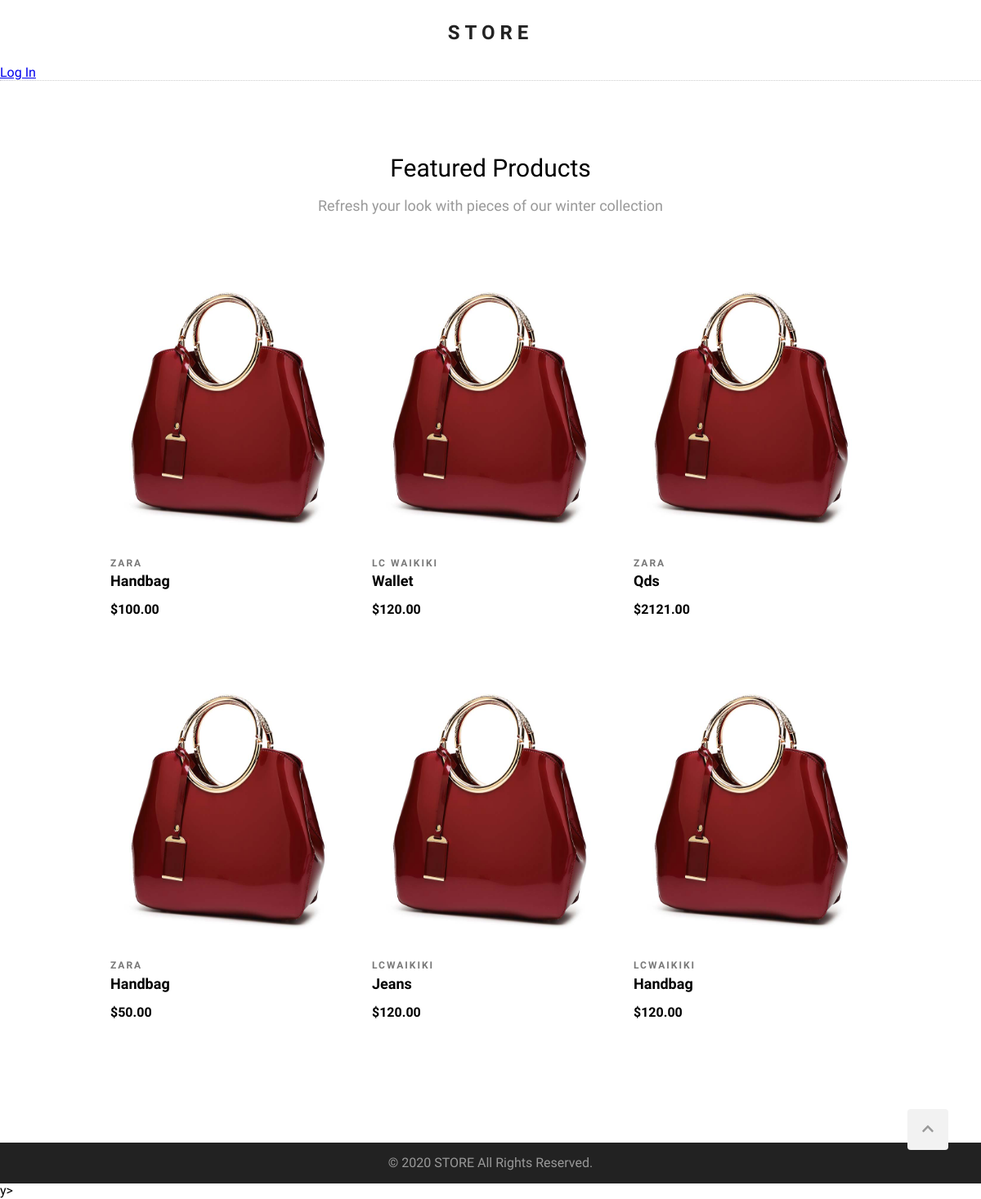
Screenshot of /products/ with the database file from the repository.
### products/models.py (models this page shows, shortened)
class Product (models.Model):
    brand = models.CharField(max_length = 100)
    title = models.CharField(max_length=100)
    description = models.TextField()
    price = models.PositiveIntegerField()
    image = models.ImageField(upload_to='products/', null=True)
    def get_absolute_url(self):
        return reverse('product_details', args=(self.id,))

### products/views.py (the view)
# urls.py: path('products/', products_list, name='product_list'),
def products_list(request):
    products = Product.objects.all()
    return render(request, 'products/products-list.html', {'products':products})

### templates/products/products-list.html (shortened to what this page needs)
{% extends "base.html" %}
{% block content %}
<section id="featured-products">
    <h2 class="section-headline">Featured Products</h2>
    <p class="section-description">
        Refresh your look with pieces of our winter collection
    </p>
    <div class="products-wrapper clearfix">
        {% for product in products %}
        <div class="product">
            <div class="product-img">
                <img src="{{product.image.url}}" alt="">
            </div>
            <div class="product-description">
                <div class="product-brand">{{ product.brand | capfirst }}</div>
                <a class="product-name" href="{{product.get_absolute_url}}">{{ product.title | capfirst }}</a>
                <div class="product-price">${{ product.price | floatformat:2 }}</div>
            </div>
        </div>
        {% empty %}
        <p>No products yet.</p>
        {% endfor %}
    </div>
</section>
{% endblock %}

### templates/base.html (shortened to what this page needs)
{% load static %}
<!DOCTYPE html>
<html lang="en">
<head>
    <link rel="stylesheet" href="{% static 'normalize.css' %}" />
    <link rel="stylesheet" href="{% static 'style.css' %}" />
</head>
<body>
    <div class="wrapper">
        <header>
            <h1 id="logo">
                <a href="{% url 'home' %}">STORE</a>
            </h1>
            {% if user.is_authenticated %}
            <p>Hi {{ user.username }}</p>
            <a href="{%  url 'logout' %}">Log Out</a>
            {%  else %}
            <a href="{%  url 'login' %}">Log In</a>
            {% endif %}
            <div id="controls">
            </div>
        </header>
        <main>
            {% block content %}{% endblock %}
        </main>
    </div>
    <footer>
        <a href="#" id="scroll-up">
            <i class="fas fa-chevron-up"></i>
        </a>
        <p>&copy; 2020 STORE All Rights Reserved.</p>
    </footer>
</body>
</html>y>
</html>

### static/style.css (style rules this page uses)
html { scroll-behavior: smooth; }
body { margin: 0; font-family: 'Questrial', sans-serif; }
.wrapper { min-height: calc(100vh - 50px); }
.clearfix::after { content: ""; display: block; clear: both; }
header { height: auto; border-bottom: 1px dotted #ccc; }
#logo { text-align: center; font-family: 'Domine', serif; font-size: 24px; letter-spacing: 6px; line-height: 80px; margin: 0; }
#logo a { color: #222; text-decoration: none; }
#controls { position: absolute; top: 15px; right: 14%; }
main { max-width: 960px; text-align: center; margin: 90px auto 90px auto; }
.section-headline { font-size: 30px; font-weight: normal; margin: 0; }
.section-description { color: #999; font-size: 18px; }
.products-wrapper { margin: 60px 0 60px 0; }
.product { width: 290px; margin: 0 15px 60px; float: left; position: relative; }
.product-description { text-align: left; }
.product-brand { font-size: 12px; font-weight: 600; letter-spacing: 2px; color: #787878; text-transform: uppercase; margin: 25px 0 5px; }
.product-img { position: relative; overflow: hidden; background: #efefef; background-image: url("image-not-found.svg"); background-repeat: no-repeat; background-position: center; background-size: 30%; width: 290px; height: 335px; }
.product-img img { width: 290px; height: 335px; box-sizing: border-box; transition-duration: .4s; }
.product-name { font-size: 18px; font-weight: 600; text-decoration: none; text-transform: capitalize; color: #000; }
.product-price { margin-top: 15px; font-weight: 700; }
footer { background-color: #222; height: 50px; color: #999; text-align: center; line-height: 50px; }
footer p { margin: 0; }
#scroll-up { width: 50px; height: 50px; background-color: #f2f2f2; bottom: 60px; right: 40px; position: fixed; border-radius: 4px; cursor: pointer; color: #999; }

### rows the page displays
Product: image (picture), brand "ZARA", title "Handbag", price "100.00"
Product: image (picture), brand "LC WAIKIKI", title "Wallet", price "120.00"
Product: image (picture), brand "ZARA", title "Qds", price "2121.00"
Product: image (picture), brand "ZARA", title "Handbag", price "50.00"
Product: image (picture), brand "LCWAIKIKI", title "Jeans", price "120.00"
Product: image (picture), brand "LCWAIKIKI", title "Handbag", price "120.00"
